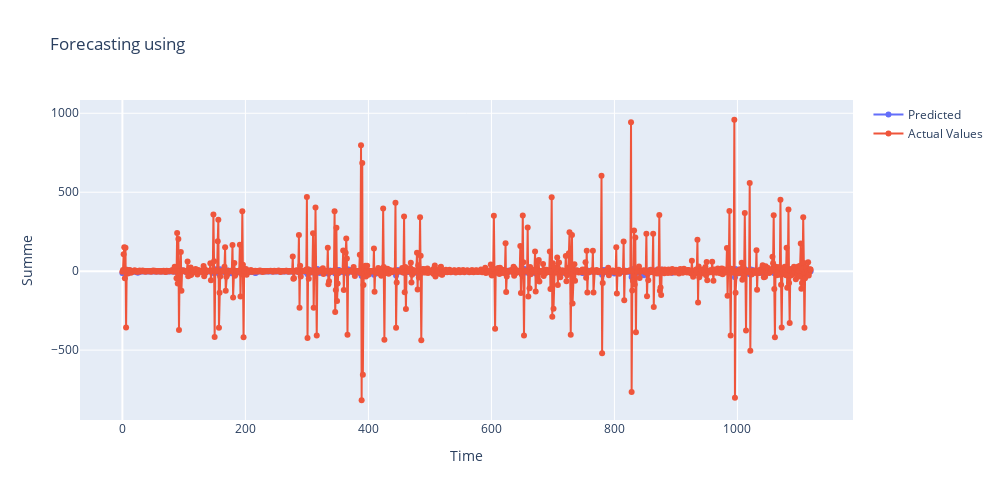

The notebook cell this image was saved under:
### Code cell
model_name = 'RNN'
# Create a subplot with two rows and one column
fig = go.Figure()

fig.add_trace(
go.Scatter(
    x=Error_df.index,
    y=Error_df['Predicted'],
    name='Predicted',
    mode='lines+markers'
))

# Add a trace for actual values
fig.add_trace(
    go.Scatter(
        x=Error_df.index,
        y=Error_df['Actual'],
        name='Actual Values',
        mode='lines+markers'
    )
)


# Update xaxis properties
fig.update_xaxes(title_text='Time')

# Update yaxis properties
fig.update_yaxes(title_text='Summe')

# Update title and height
fig.update_layout(
    title=f'Forecasting using ',
    height=500,
    width=1000
)

# Save the plot as an HTML file
fig.show()
!mkdir 'Visualization_models_results'
fig.write_html(f'Visualization_models_results/forecasting_using_{model_name}'+'.html')

### Figure 1 — Plotly figure (JSON) as saved in the notebook; plotly's stock layout.template omitted (floating-point values rounded to 4 significant figures; data arrays with more than 128 entries replaced by an {"elided": "..."} marker saying what was removed)
{"data": [{"mode": "lines+markers", "name": "Predicted", "type": "scatter", "x": {"elided": "1120 int values"}, "y": {"elided": "1120 float values"}}, {"mode": "lines+markers", "name": "Actual Values", "type": "scatter", "x": {"elided": "1120 int values"}, "y": {"elided": "1120 float values"}}], "layout": {"height": 500, "title": {"text": "Forecasting using "}, "width": 1000, "xaxis": {"title": {"text": "Time"}}, "yaxis": {"title": {"text": "Summe"}}}}
